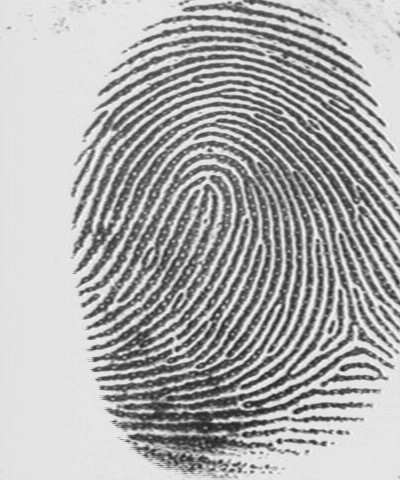
#> input picture HW2/HW2_Q4_FingerPrint.tif, 400 x 480 px
$ jupyter execute pt-2.ipynb
#> lines starting #> are read from the running program, lines starting #| are printed output that depends on the picture
[cell 1]
import numpy as np
import cv2
import matplotlib.pyplot as plt

### Apply Histogram Equalization

##### Load and display images

[cell 2]
def plot_standard(_img, _title):
    ## disable x & y axis
    plt.axis('off')
    plt.title(_title, color='white', backgroundcolor='blue')
    plt.imshow(_img, cmap = 'gray', vmin=0, vmax=2**(_img.itemsize*8)-1)

[cell 3]
fprint_img = cv2.imread('HW2_Q4_FingerPrint.tif', cv2.IMREAD_GRAYSCALE)
#> fprint_img is the input picture: shape (480, 400); min 27, max 251, mean 173.6

[cell 4]
print('data type: ', fprint_img.dtype)
#| data type:  uint8
print('dimensions: ', fprint_img.shape)
#| dimensions:  (480, 400)
plot_standard(fprint_img, 'Finger Print Image')

[cell 5]
ultrafetus_img = cv2.imread('HW2_Q4_Ultrasound-Fetus.tif', cv2.IMREAD_GRAYSCALE)
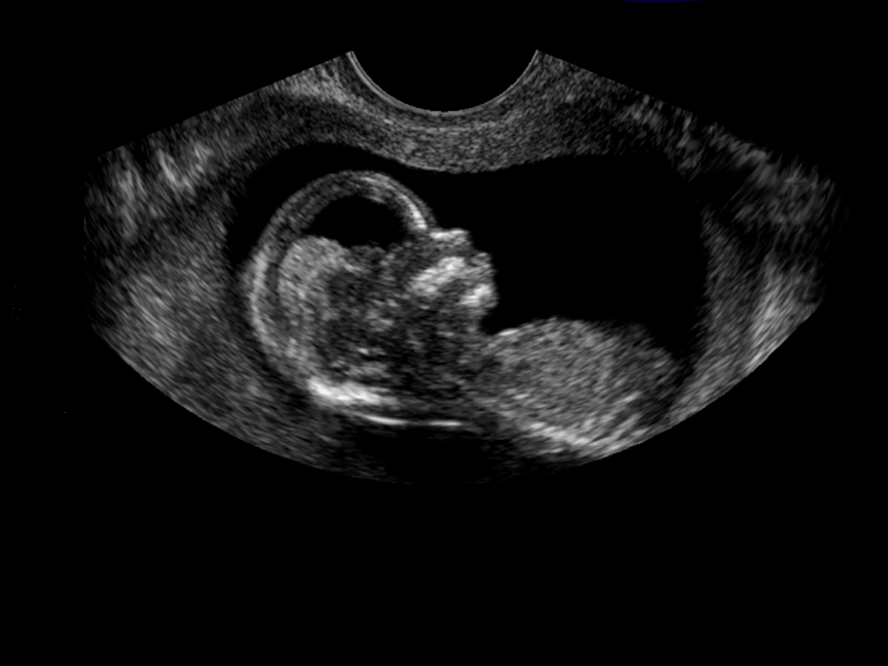
#> input picture HW2/HW2_Q4_Ultrasound-Fetus.tif, 888 x 666 px
#> ultrafetus_img: shape (666, 888); min 0, max 249, mean 17

[cell 6]
print('data type: ', ultrafetus_img.dtype)
#| data type:  uint8
print('dimensions: ', ultrafetus_img.shape)
#| dimensions:  (666, 888)
plot_standard(ultrafetus_img, 'Ultrasound-Fetus Image')

##### Define histogram equalization function

##### We use the following equation to calculate the equalized histogram and image

[cell 7]
def histogram_equalization(_img):
    n_bytes = _img.itemsize
#> n_bytes = 1
    equalized_img = np.zeros(_img.shape, _img.dtype)
    # Calculate cumulative distribution function (cdf)
    cdf = np.zeros(2**(n_bytes*8))
#> cdf = 256 values from 0 to 0
    for i in range(2**(n_bytes*8)):
        cdf[i] = np.sum(_img <= i)
#> after the loop, cdf = 256 values from 0 to 192000
    # Perform equalization
    for i in range(_img.shape[0]):
        for j in range(_img.shape[1]):
            equalized_img[i, j] = np.round((2**(n_bytes*8) - 1)*cdf[_img[i, j]] / _img.size)
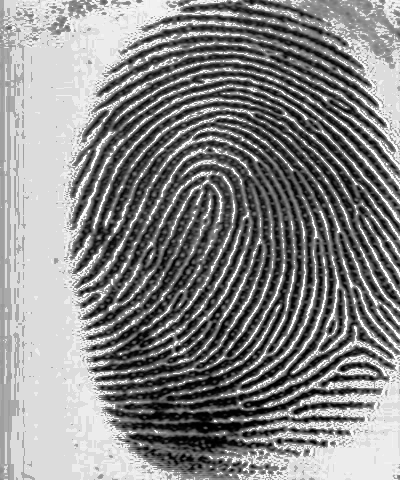
#> equalized_img: shape (480, 400); min 0, max 255, mean 133.8
    return equalized_img

[cell 8]
fprint_hist_equalized = histogram_equalization(fprint_img)

##### Display result

[cell 9]
fig, ax = plt.subplots(1, 2, figsize = (10, 10))

# Plot contrast stretching result
## disable x & y axis
ax[0].axis('off')
ax[0].set_title('Original Finger Print Image', color='white', backgroundcolor='blue')
ax[0].imshow(fprint_img, cmap = 'gray', vmin=0, vmax=2**(fprint_img.itemsize*8)-1)

# Plot power law result
## disable x & y axis
ax[1].axis('off')
ax[1].set_title('Histogram Equalized Image', color='white', backgroundcolor='blue')
ax[1].imshow(fprint_hist_equalized, cmap = 'gray', vmin=0, vmax=2**(fprint_hist_equalized.itemsize*8)-1)
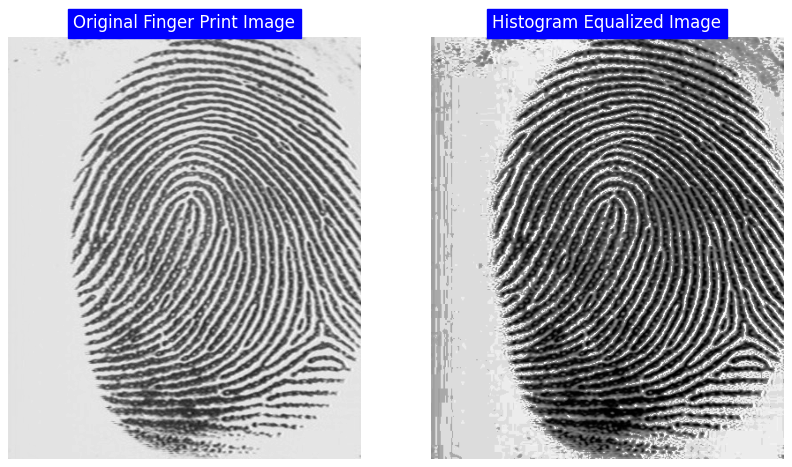
#> figure drawn by matplotlib, 2 panels

### Define CLAHE function

##### Explanation of input parameters for the cv2.createCLAHE function

- **clipLimit**: This parameter sets a threshold value to control the amount of contrast. The default value for this is 4.0.

- **tileGridSize**: This parameter specifies the number of tiles in one row and column. During the CLAHE operation, the image is divided into various tiles, and this parameter dictates their count. The default value is `8*8`.

Both of these parameters are pivotal for the CLAHE (Contrast Limited Adaptive Histogram Equalization) algorithm. The `clipLimit` helps in limiting the contrast amplification in the image, while the `tileGridSize` plays a significant role in how the histogram equalization is localized across the image.

[cell 10]
def perform_CLAHE(_img, _clipLimit, _tileGridSize):
#> called with _clipLimit = 30, _tileGridSize = (8, 8)
    clahe = cv2.createCLAHE(clipLimit=_clipLimit, tileGridSize=_tileGridSize)
    clahe_img = clahe.apply(_img)
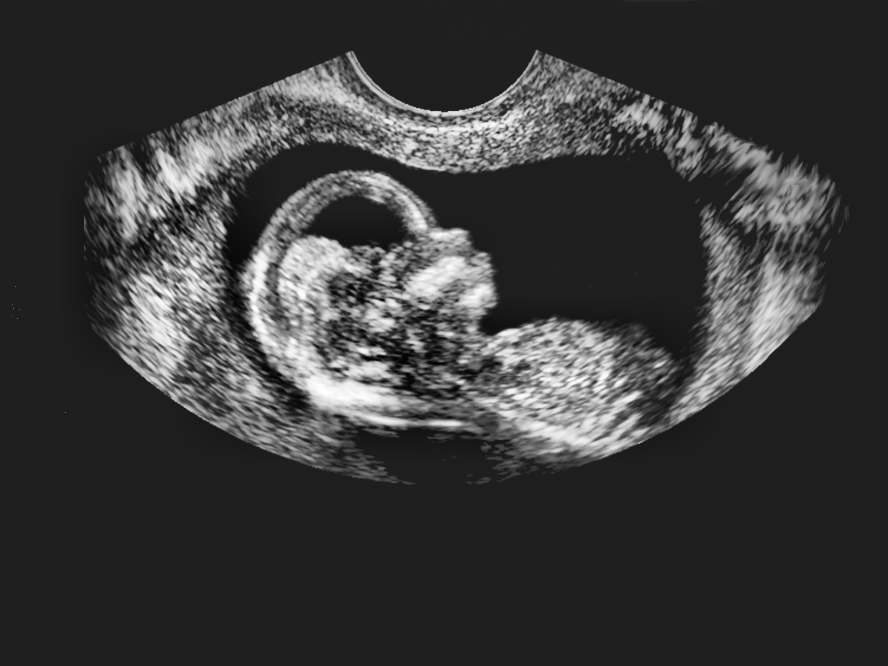
#> clahe_img: shape (666, 888); min 2, max 254, mean 58.1
    return clahe_img

[cell 11]
ultrafetus_clahe = perform_CLAHE(ultrafetus_img, 30.0, (8, 8))

##### Display result

[cell 12]
fig, ax = plt.subplots(1, 2, figsize = (10, 10))

# Plot contrast stretching result
## disable x & y axis
ax[0].axis('off')
ax[0].set_title('Original Ultra-Fetus Image', color='white', backgroundcolor='blue')
ax[0].imshow(ultrafetus_img, cmap = 'gray', vmin=0, vmax=2**(ultrafetus_img.itemsize*8)-1)

# Plot power law result
## disable x & y axis
ax[1].axis('off')
ax[1].set_title('Ultra-Fetus CLAHE Image', color='white', backgroundcolor='blue')
ax[1].imshow(ultrafetus_clahe, cmap = 'gray', vmin=0, vmax=2**(ultrafetus_clahe.itemsize*8)-1)

### Apply histogram equalization and CLAHE functions to each of the two images.

**Display images with the following specifications:**
  - **First row:** Original image, histogram-equalized image, CLAHE-processed image.
  - **Second row:** Histograms of pixel intensities for each image in the first row.
  - **Third row:** Cumulative distribution function (CDF) for pixel intensities of each image.
  - **Color Range:** Same for all images and histograms for easier comparison.

#### Finger Print

[cell 13]
fig = plt.figure(figsize=(12, 10))
gs = fig.add_gridspec(3, 3)

# original image
ax1 = fig.add_subplot(gs[0, 0])
ax1.axis('off')
ax1.imshow(fprint_img, cmap='gray', vmin=0, vmax=2**(fprint_img.itemsize*8)-1)
ax1.set_title('Original', color='white', backgroundcolor='blue')

# histogram equalization
fprint_hist_equalized = histogram_equalization(fprint_img)
ax2 = fig.add_subplot(gs[0, 1])
ax2.axis('off')
ax2.imshow(fprint_hist_equalized, cmap='gray', vmin=0, vmax=2**(fprint_hist_equalized.itemsize*8)-1)
ax2.set_title('Histogram Equalized', color='white', backgroundcolor='blue')

# CLAHE
fprint_clahe = perform_CLAHE(fprint_img, 30.0, (8, 8))
#> call 2 of perform_CLAHE, with _clipLimit = 30, _tileGridSize = (8, 8)
#> in perform_CLAHE (call 2), `clahe_img = clahe.apply(_img)`:
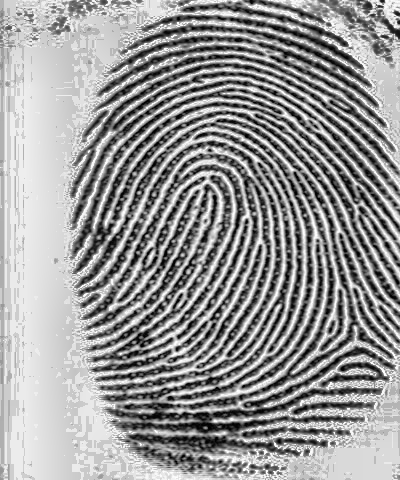
#> clahe_img: shape (480, 400); min 0, max 255, mean 152
ax3 = fig.add_subplot(gs[0, 2])
ax3.axis('off')
ax3.imshow(fprint_clahe, cmap='gray', vmin=0, vmax=2**(fprint_clahe.itemsize*8)-1)
ax3.set_title('CLAHE', color='white', backgroundcolor='blue')

# Hist
ax4 = fig.add_subplot(gs[1, 0])
ax4.hist(fprint_img.ravel(), bins=[i for i in range(0, 2**(fprint_img.itemsize*8), 4)], density = True)
ax5 = fig.add_subplot(gs[1, 1])
ax5.hist(fprint_hist_equalized.ravel(), bins=[i for i in range(0, 2**(fprint_hist_equalized.itemsize*8), 4)], density = True)
ax6 = fig.add_subplot(gs[1, 2])
ax6.hist(fprint_clahe.ravel(), bins=[i for i in range(0, 2**(fprint_clahe.itemsize*8), 4)], density = True)

# Cumulative Distribution Function (CDF)
ax7 = fig.add_subplot(gs[2, 0])
ax7.hist(fprint_img.ravel(), bins=[i for i in range(0, 2**(fprint_img.itemsize*8), 4)], density = True, cumulative = True)
ax8 = fig.add_subplot(gs[2, 1])
ax8.hist(fprint_hist_equalized.ravel(), bins=[i for i in range(0, 2**(fprint_hist_equalized.itemsize*8), 4)], density = True, cumulative = True)
ax9 = fig.add_subplot(gs[2, 2])
ax9.hist(fprint_clahe.ravel(), bins=[i for i in range(0, 2**(fprint_clahe.itemsize*8), 4)], density = True, cumulative = True)

plt.show();
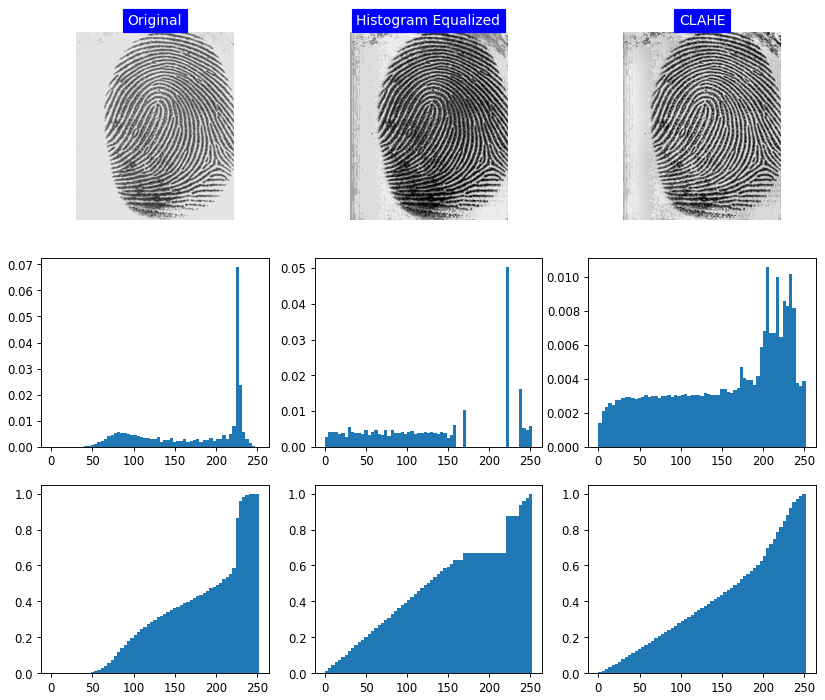
#> figure drawn by matplotlib, 9 panels; panel 4: tallest bar 0.0689 high, from x = 224 to 228; panel 5: tallest bar 0.0503 high, from x = 220 to 224; panel 6: tallest bar 0.0106 high, from x = 204 to 208; panel 7: tallest bar 1 high, from x = 248 to 252

#### Ultrasound-Fetus

[cell 14]
fig = plt.figure(figsize=(12, 10))
gs = fig.add_gridspec(3, 3)

# original image
## disable x & y axis
ax1 = fig.add_subplot(gs[0, 0])
ax1.axis('off')
ax1.imshow(ultrafetus_img, cmap='gray', vmin=0, vmax=2**(ultrafetus_img.itemsize*8)-1)
ax1.set_title('Original', color='white', backgroundcolor='blue')

# histogram equalization
ultrafetus_hist_equalized = histogram_equalization(ultrafetus_img)
#> after the loop in histogram_equalization (call 3), `for i in range(2**(n_bytes*8)):`: cdf = 256 values from 407296 to 591408
#> after the loop in histogram_equalization (call 3), `for i in range(_img.shape[0]):`:
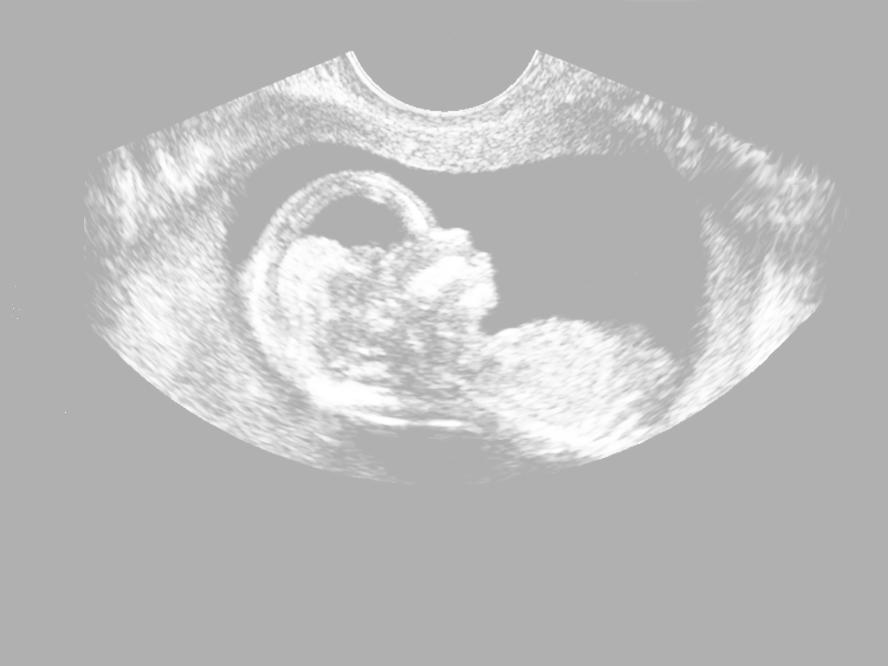
#> equalized_img: shape (666, 888); min 176, max 255, mean 188.3
ax2 = fig.add_subplot(gs[0, 1])
ax2.axis('off')
ax2.imshow(ultrafetus_hist_equalized, cmap='gray', vmin=0, vmax=2**(ultrafetus_hist_equalized.itemsize*8)-1)
ax2.set_title('Histogram Equalized', color='white', backgroundcolor='blue')

# CLAHE
ultrafetus_clahe = perform_CLAHE(ultrafetus_img, 30.0, (8, 8))
ax3 = fig.add_subplot(gs[0, 2])
ax3.axis('off')
ax3.imshow(ultrafetus_clahe, cmap='gray', vmin=0, vmax=2**(ultrafetus_clahe.itemsize*8)-1)
ax3.set_title('CLAHE', color='white', backgroundcolor='blue')

# Hist
ax4 = fig.add_subplot(gs[1, 0])
ax4.hist(ultrafetus_img.ravel(), bins=[i for i in range(0, 2**(ultrafetus_img.itemsize*8), 4)], density = True)
ax5 = fig.add_subplot(gs[1, 1])
ax5.hist(ultrafetus_hist_equalized.ravel(), bins=[i for i in range(0, 2**(ultrafetus_hist_equalized.itemsize*8), 4)], density = True)
ax6 = fig.add_subplot(gs[1, 2])
ax6.hist(ultrafetus_clahe.ravel(), bins=[i for i in range(0, 2**(ultrafetus_clahe.itemsize*8), 4)], density = True)

# Cumulative Distribution Function (CDF)
ax7 = fig.add_subplot(gs[2, 0])
ax7.hist(ultrafetus_img.ravel(), bins=[i for i in range(0, 2**(ultrafetus_img.itemsize*8), 4)], density = True, cumulative = True)
ax8 = fig.add_subplot(gs[2, 1])
ax8.hist(ultrafetus_hist_equalized.ravel(), bins=[i for i in range(0, 2**(ultrafetus_hist_equalized.itemsize*8), 4)], density = True, cumulative = True)
ax9 = fig.add_subplot(gs[2, 2])
ax9.hist(ultrafetus_clahe.ravel(), bins=[i for i in range(0, 2**(ultrafetus_clahe.itemsize*8), 4)], density = True, cumulative = True)

plt.show();
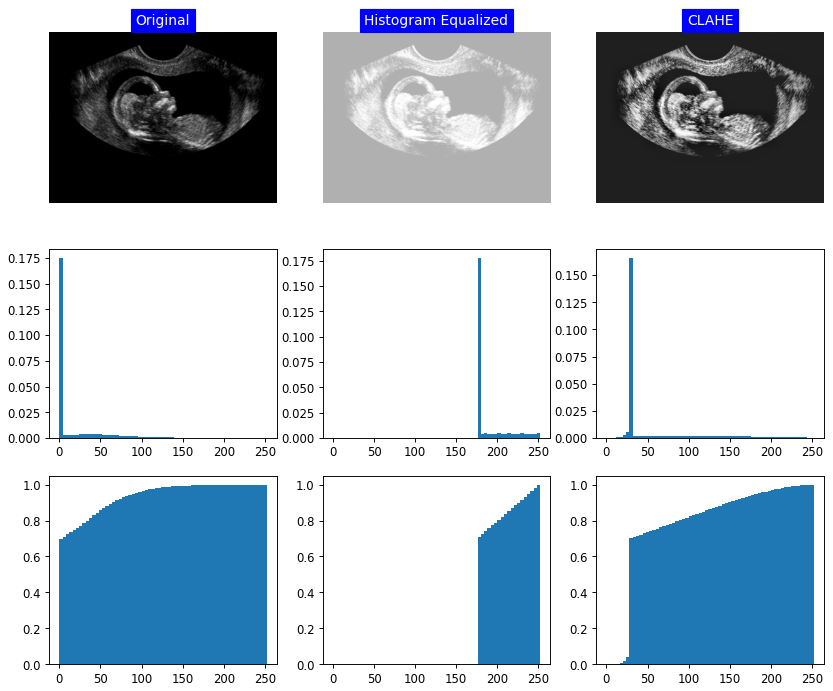
#> figure drawn by matplotlib, 9 panels; panel 4: tallest bar 0.175 high, from x = 0 to 4; panel 5: tallest bar 0.177 high, from x = 176 to 180; panel 6: tallest bar 0.166 high, from x = 28 to 32; panel 7: tallest bar 1 high, from x = 248 to 252
